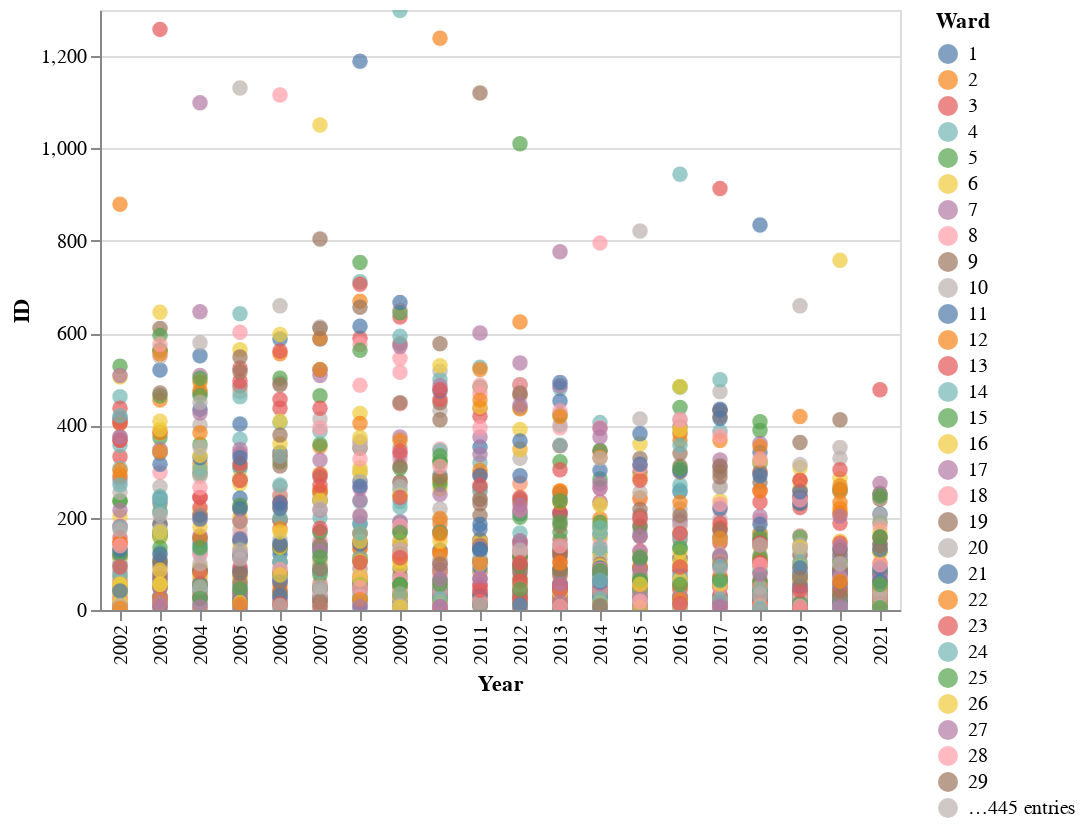

This figure's notebook cell:
### Code cell
import altair as alt
alt.Chart(crime_by_year_CCA).mark_circle(size=60).encode(
    x="Year:O", y="ID:Q", color="Ward:N", tooltip=["Ward", "Year", "ID"]
).interactive()

### Figure 1 — Vega-Lite specification as saved in the notebook (floating-point values rounded to 4 significant figures; data arrays with more than 128 entries replaced by an {"elided": "..."} marker saying what was removed)
{"config": {"view": {"continuousWidth": 400, "continuousHeight": 300}}, "data": {"name": "data-a38763d064e9b3e570bd2cedef051df6"}, "mark": {"type": "circle", "size": 60}, "encoding": {"color": {"type": "nominal", "field": "Ward"}, "tooltip": [{"type": "quantitative", "field": "Ward"}, {"type": "quantitative", "field": "Year"}, {"type": "quantitative", "field": "ID"}], "x": {"type": "ordinal", "field": "Year"}, "y": {"type": "quantitative", "field": "ID"}}, "selection": {"selector001": {"type": "interval", "bind": "scales", "encodings": ["x", "y"]}}, "$schema": "https://vega.github.io/schema/vega-lite/v4.8.1.json", "datasets": {"data-a38763d064e9b3e570bd2cedef051df6": {"elided": "1539 records"}}}
